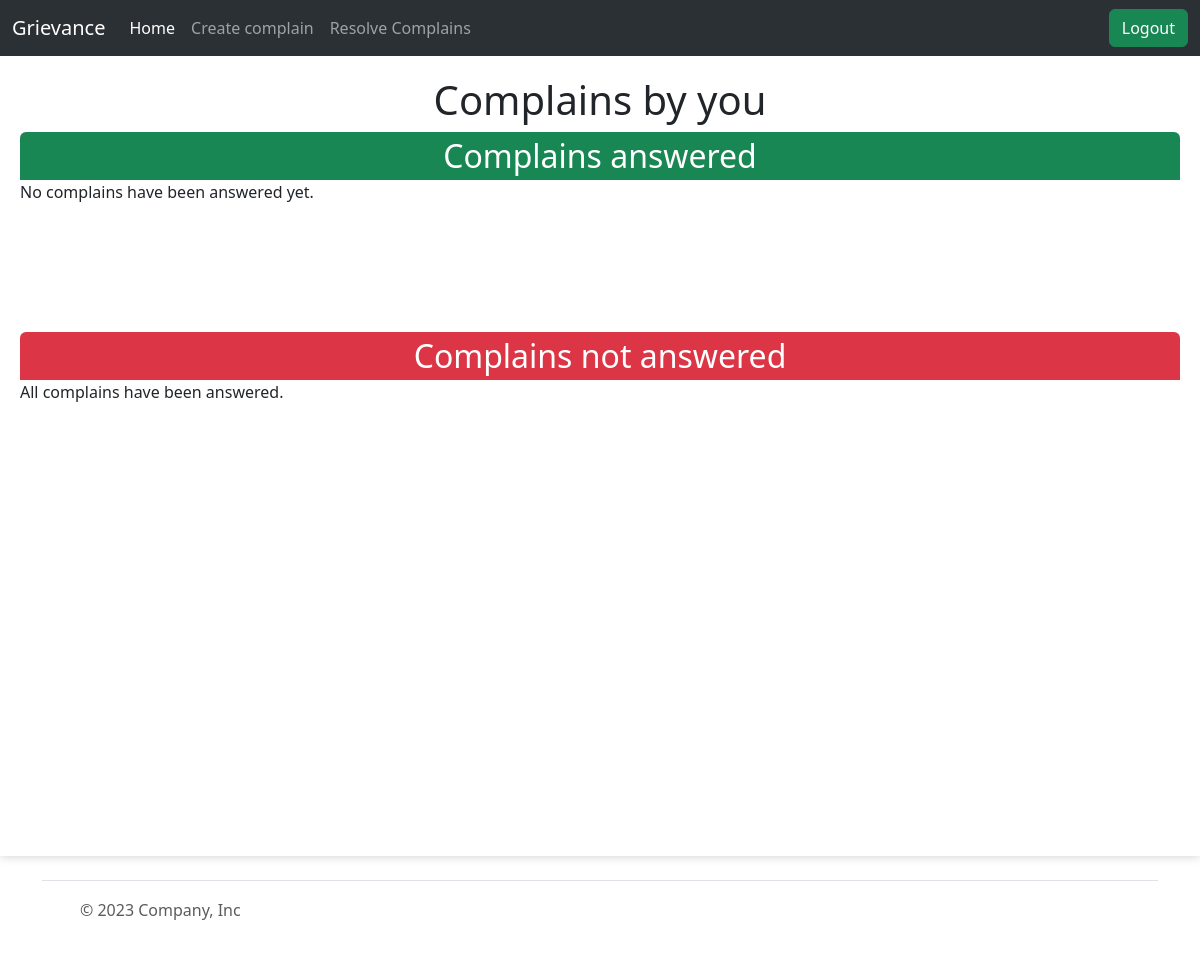
The app's page / (signed in), older data.
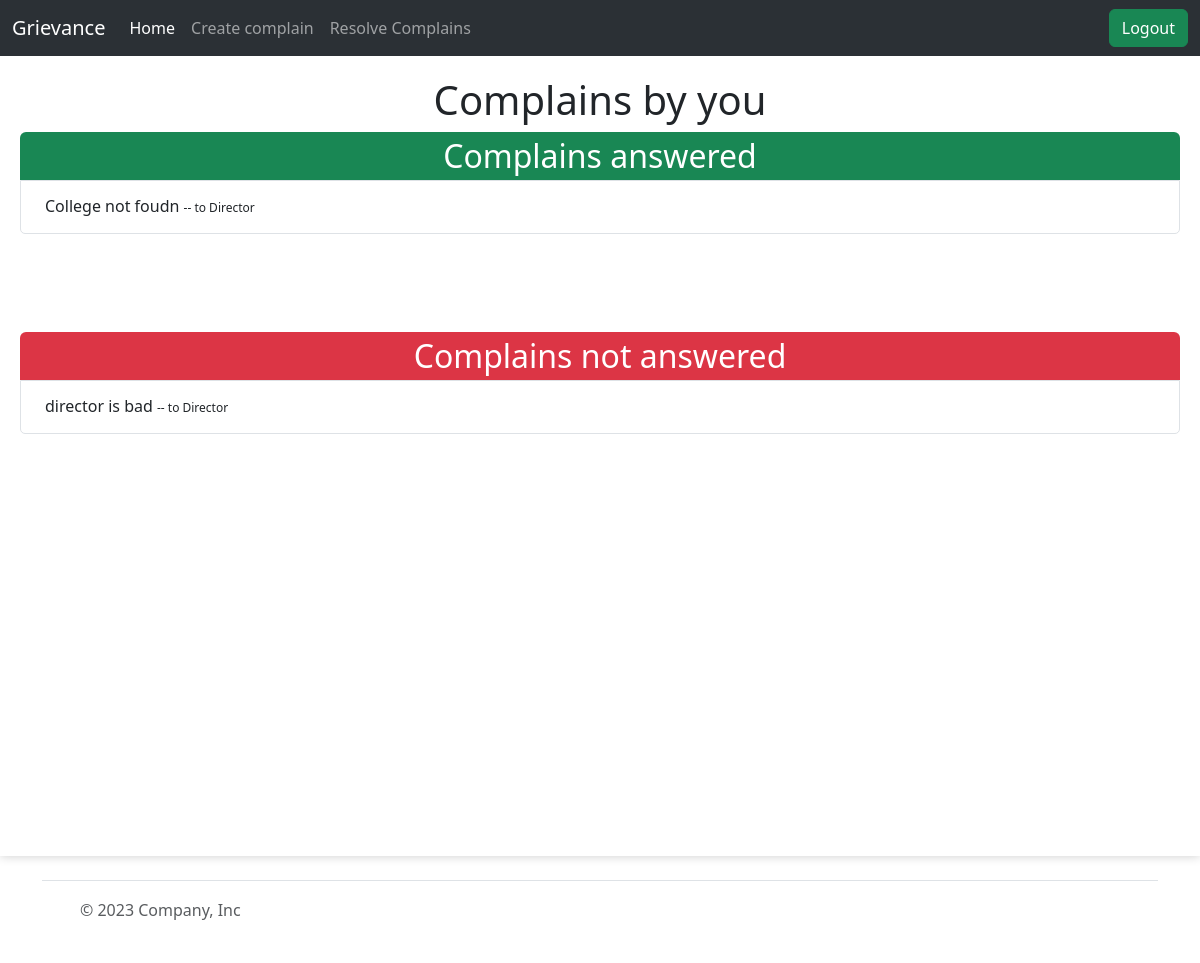
The same page, newer data.
### complainapp/models.py (models this page shows, shortened)
class Complain(models.Model):
    id = models.AutoField
    heading = models.CharField(max_length=300)
    description = models.TextField()
    registered_by = models.ForeignKey(Profile, on_delete=models.CASCADE)
    registered_to = models.ForeignKey('Designation', on_delete=models.CASCADE)
    registered_date = models.DateField(default=now, db_index=True)
    response_date = models.DateField(default=datetime.utcnow() + timedelta(days=1))
    completed = models.BooleanField(default=False)

### complainapp/views.py (the view)
# urls.py: path('', views.index, name='index'),
def index(request):
    if (request.user.is_authenticated):
        profile = Profile.objects.get(user=request.user)
        answered_complains = Complain.objects.filter(registered_by=profile, completed=True)
        unanswered_complains = Complain.objects.filter(registered_by=profile, completed=False)
        return render(request, 'complainapp/index.html', {'answered_complains': answered_complains, 'unanswered_complains': unanswered_complains})
    else:
        signupform = SignupForm()
        loginform = LoginForm()
        return render(request, "complainapp/authentication.html", {'signupform': signupform, 'loginform': loginform})

### templates/complainapp/index.html (shortened to what this page needs)
{% extends 'complainapp/basic.html' %}
{% load static %}
{% block style %}
<link rel="stylesheet" href="{% static '/css/complainapp/index.css' %}">
{% endblock style %}
{% block body %}
{% if user.is_authenticated %}
<div class="content-enclosure">
    <h1 style="text-align:center;">Complains by you </h1>
    <div class="complains1" style="min-height:200px">
        <h2 class="bg-success text-white rounded-top" style="text-align:center; margin:0;padding:5px;">Complains
            answered</h2>
        <div class="list-group complain-list" style="border-radius:0px 0px 5px 5px">
            {% for complain in answered_complains %}
            <a href="#" class="list-group-item list-group-item-action complain-class" aria-current="true">
                <h6 class="complain-subject m-2">{{ complain.heading }}
                    <small style="font-size: 12px">-- to Director</small>
                </h6>
            </a>
            {% empty %}
            <p>No complains have been answered yet.</p>
            {% endfor %}
        </div>
    </div>
    <div class="complains2" style="min-height:200px">
        <h2 class="bg-danger text-white rounded-top" style="text-align:center; margin:0;padding:5px;">Complains not
            answered</h2>
        <div class="list-group complain-list" style="border-radius:0px 0px 5px 5px">
            {% for complain in unanswered_complains %}
            <a href="#" class="list-group-item list-group-item-action complain-class" aria-current="true">
                <h6 class="complain-subject m-2">{{ complain.heading }}
                    <small style="font-size: 12px">-- to Director</small>
                </h6>
            </a>
            {% empty %}
            <p>All complains have been answered.</p>
            {% endfor %}
        </div>
    </div>
</div>
{% endif %}
{% endblock body %}

Row changes from the older to the newer data that the page shows:
added Complain: heading "College not foudn", shown under "Complains answered"
added Complain: heading "director is bad", shown under "Complains not answered"
Text that changed along with them:
text no longer shown: "No complains have been answered yet. All complains have been answered."
